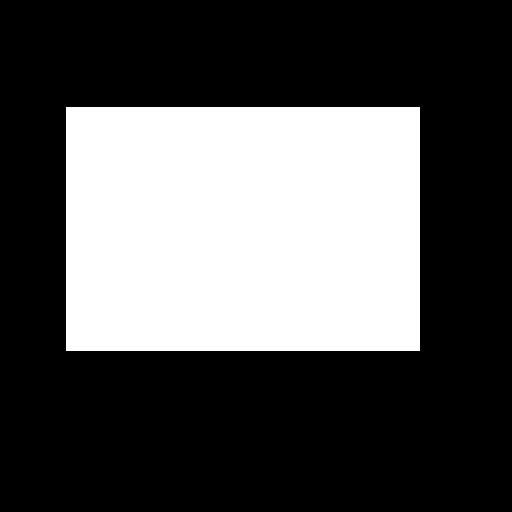
//> input picture chapter8/ex8-12/DistTest.jpg, 512 x 512 px
$ ./ex8_12   (built with g++ and OpenCV 4)
//> lines starting //> are read from the running program, lines starting //| are printed output that depends on the picture; after the words box and inside, x2 and y2 are one past the last pixel; in counts of white or black regions, pixels touching at a corner belong together
#include "opencv2/opencv.hpp"

using namespace cv;
using namespace std;

int main()
{
	Mat srcImage = imread("./DistTest.jpg", IMREAD_GRAYSCALE); //DistTest2.jpg
//> srcImage is the input picture: 512 rows x 512 cols, CV_8UC1; min 0, max 255, mean 84
	if(srcImage.empty())
	{
		printf("no image \r\n");
		return -1;
	}

	threshold(srcImage, srcImage, 200, 255, THRESH_BINARY);
//> srcImage: 512 rows x 512 cols, CV_8UC1; 32.9% white; 1 white region, box (x1, y1, x2, y2) and area: (66, 107, 420, 351) 86376
	int distanceType = DIST_L1; //CV_DIST_L1
	int maskSize = 3;

	Mat distance;
	distanceTransform(srcImage, distance, distanceType, maskSize);
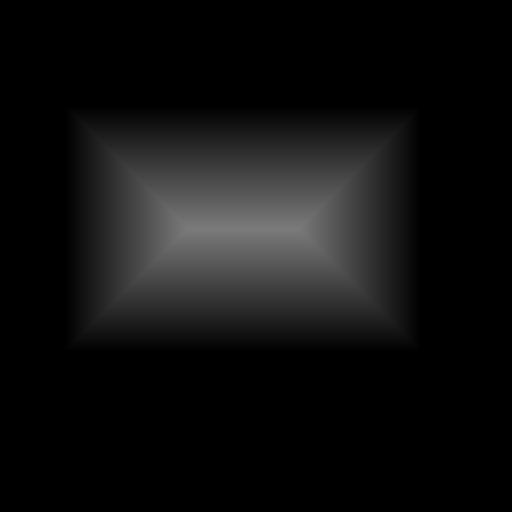
//> distance: 512 rows x 512 cols, CV_32FC1; min 0, max 122, mean 15.6

	Mat dstImage;
	normalize(distance, dstImage, 0, 255, NORM_MINMAX, CV_8U);
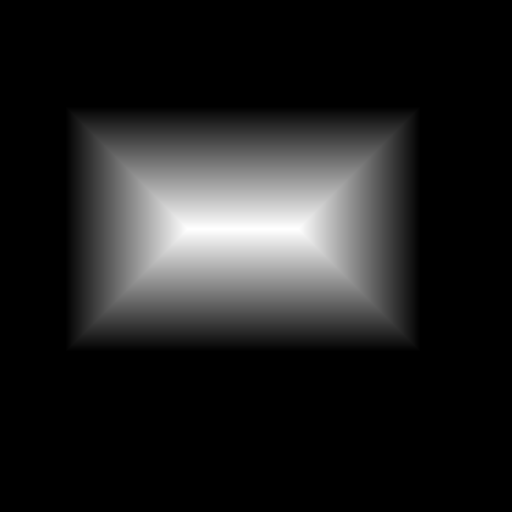
//> dstImage: 512 rows x 512 cols, CV_8UC1; min 0, max 255, mean 32.7
	imshow("dstImage", dstImage);

	waitKey();

	return 0;

}
